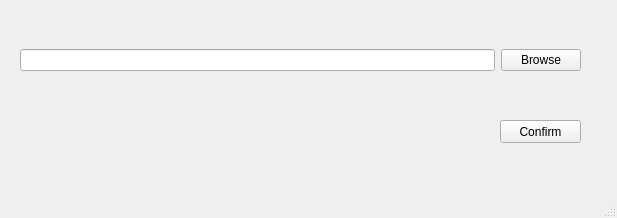
<?xml version="1.0" encoding="UTF-8"?>
<ui version="4.0">
 <class>MainWindow</class>
 <widget class="QMainWindow" name="MainWindow">
  <property name="geometry">
   <rect>
    <x>0</x>
    <y>0</y>
    <width>617</width>
    <height>218</height>
   </rect>
  </property>
  <property name="windowTitle">
   <string>MainWindow</string>
  </property>
  <widget class="QWidget" name="centralwidget">
   <widget class="QWidget" name="horizontalLayoutWidget">
    <property name="geometry">
     <rect>
      <x>20</x>
      <y>20</y>
      <width>561</width>
      <height>80</height>
     </rect>
    </property>
    <layout class="QHBoxLayout" name="horizontalLayout">
     <item>
      <widget class="QLineEdit" name="path_inp"/>
     </item>
     <item>
      <widget class="QPushButton" name="browse_btn">
       <property name="text">
        <string>Browse</string>
       </property>
      </widget>
     </item>
    </layout>
   </widget>
   <widget class="QLabel" name="error_label">
    <property name="geometry">
     <rect>
      <x>20</x>
      <y>120</y>
      <width>471</width>
      <height>31</height>
     </rect>
    </property>
    <property name="text">
     <string/>
    </property>
   </widget>
   <widget class="QPushButton" name="conf_btn">
    <property name="geometry">
     <rect>
      <x>500</x>
      <y>120</y>
      <width>81</width>
      <height>23</height>
     </rect>
    </property>
    <property name="text">
     <string>Confirm</string>
    </property>
   </widget>
  </widget>
  <widget class="QMenuBar" name="menubar">
   <property name="geometry">
    <rect>
     <x>0</x>
     <y>0</y>
     <width>617</width>
     <height>21</height>
    </rect>
   </property>
  </widget>
  <widget class="QStatusBar" name="statusbar"/>
 </widget>
 <resources/>
 <connections/>
</ui>
